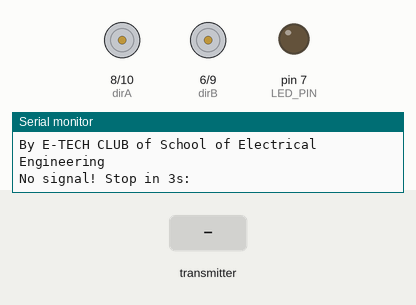
This sketch was run on a simulated Arduino Uno, built with avr-gcc and run on an emulated ATmega328P. On the bench: direction and speed pins drawn as motors (green arrow = direction pin HIGH = forward, orange = LOW = backward, longer = more drive), output pins drawn as LEDs (lit = HIGH), the last lines printed to the serial monitor. Inputs (shaded band) come from the test bench. No radio packets arrive unless stated.

Above: at 1.2 s.
1.3 s: the transmitter starts sending joystick.0 = 256
At 2.5 s:
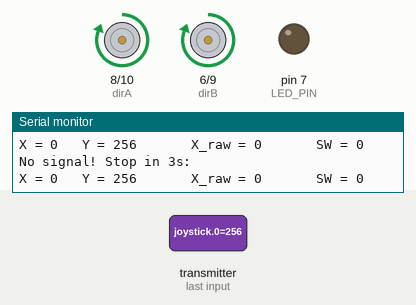
2.8 s: the transmitter starts sending joystick.1 = 256
At 4.0 s:
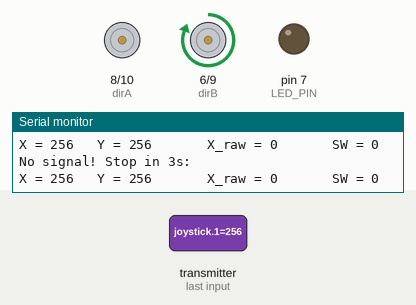
4.3 s: the transmitter starts sending joystick.3 = 1023
At 5.3 s:
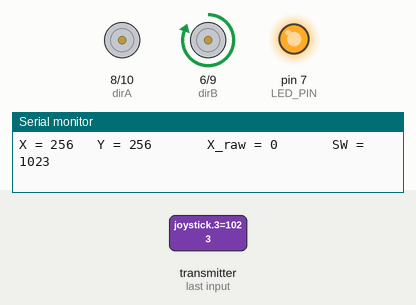
5.8 s: the transmitter starts sending joystick.0 = 0
At 7.0 s:
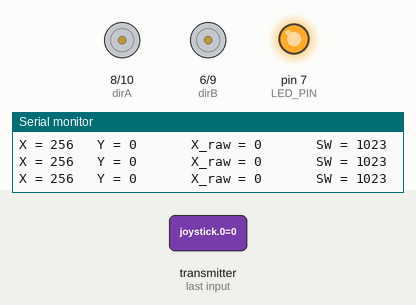
7.3 s: the transmitter starts sending joystick.2 = 256
At 8.1 s:
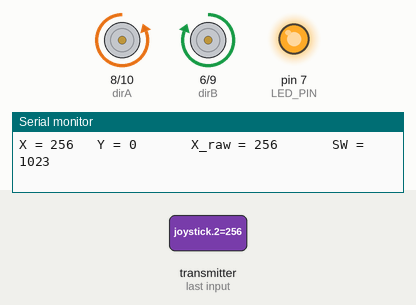
8.8 s: the transmitter starts sending joystick.3 = 0
At 9.7 s:
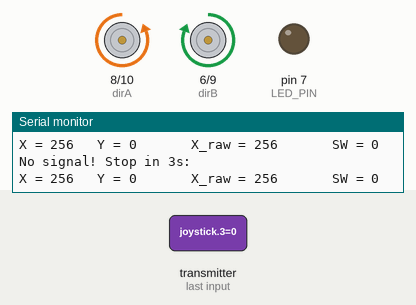
Timing chart, 0 to 11.3 s (numbered marks = the images above; inputs shaded):
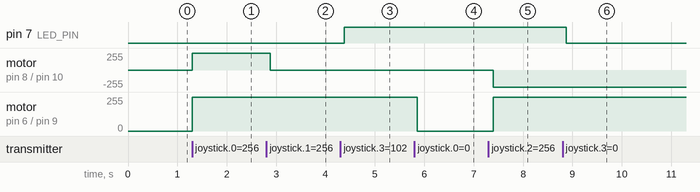

The sketch:

Remote_Control_Robot_L298P_Shield.ino
```cpp
#include <SPI.h>
#include "RF24.h"

#define TRIG_PIN A0
#define ECHO_PIN A1
#define TIME_OUT 20000
#define LED_PIN 7
RF24 myRadio (4, 5); // [CE,CS]
byte addresses[][6] = {"1Node"};

int joystick[4];
int Y;
int X,X_raw;
int SW;

unsigned long nodatatime;
unsigned long waittime = 3000;

int enA=10 ,dirA=8;
int enB=9 ,dirB=6;

int i;

//Function prototype:
void motorGo(int y,int x,int x_raw);
void RF24_Init();


void setup() {
  pinMode(enA,OUTPUT);
  pinMode(dirA,OUTPUT);
  pinMode(enB,OUTPUT);
  pinMode(dirB,OUTPUT);
  pinMode(7,OUTPUT);
  pinMode(TRIG_PIN, OUTPUT);
  pinMode(ECHO_PIN, INPUT);
  Serial.begin(9600);
  Serial.println("===================Spying Robot===================");
  Serial.println("By E-TECH CLUB of School of Electrical Engineering");
  RF24_Init();

}

void RF24_Init(){
    myRadio.begin();
  myRadio.setChannel(108);
  myRadio.setDataRate(RF24_250KBPS);
  myRadio.setPALevel(RF24_PA_MAX);
  myRadio.openReadingPipe(1, addresses[0]);
  myRadio.startListening();
}
/* ===========ORIENTATION==============
 *  y = -255:255
 *  x = -255:555
    MOTOR B                 MOTOR A
                   Y+
                   |
                   |
          X-_ _ _ _|_ _ _ _X+
                   |
                   |
                   |
                   Y-
 */

void motorGo(int y,int x,int x_raw)
{   if(y>60){
    digitalWrite(dirA,HIGH);
    digitalWrite(dirB,HIGH);
    if(x>=0){
    analogWrite(enA,y-x);
    analogWrite(enB,y);
    }
    else{
    analogWrite(enA,y);
    analogWrite(enB,y+x);
    }

}
    if(y<-60){
    digitalWrite(dirA,LOW);
    digitalWrite(dirB,LOW);
    if(x>=0){
    analogWrite(enA,-y);
    analogWrite(enB,-y-x);
    }
    else{
    analogWrite(enA,-y+x);
    analogWrite(enB,-y);
    }
}
if(y>=-60&&y<=60){
    if(x_raw>=0){
    digitalWrite(dirA,LOW);
    digitalWrite(dirB,HIGH);
    analogWrite(enA,x_raw);
    analogWrite(enB,x_raw);
}
    else{
    digitalWrite(dirA,HIGH);
    digitalWrite(dirB,LOW);
    analogWrite(enA,-x_raw);
    analogWrite(enB,-x_raw);
    }
}
}

float GetDistance()
{
  long duration, distanceCm;

  digitalWrite(TRIG_PIN, LOW);
  delayMicroseconds(2);
  digitalWrite(TRIG_PIN, HIGH);
  delayMicroseconds(10);
  digitalWrite(TRIG_PIN, LOW);

  duration = pulseIn(ECHO_PIN, HIGH, TIME_OUT);

  // convert to distance
  distanceCm = duration / 29.1 / 2;

  return distanceCm;
}

void loop()
{
if ( myRadio.available())
  {
    while (myRadio.available())
    {
      myRadio.read( &joystick, sizeof(joystick) );
    }

Y = joystick[0];
X = joystick[1];
X_raw = joystick[2];
SW = joystick[3];
  Serial.print("X = ");
  Serial.print(X);
  Serial.print("   Y = ");
  Serial.print(Y);
  Serial.print("       X_raw = ");
  Serial.print(X_raw);
  Serial.print("       SW = ");
  Serial.println(SW);
 // Serial.print("       DistanceCm = ");
 // Serial.println(GetDistance());

//  if(GetDistance()<=7&&GetDistance()>=3)
//  motorGo(0,0,0);
//  else
  motorGo(Y,X,X_raw);

  digitalWrite(LED_PIN,SW);
  }
else{
 //     if(GetDistance()<=7&&GetDistance()>=3)
 //     motorGo(0,0,0);
 //     else
      Serial.println("No signal! Stop in 3s: ");
      nodatatime = millis();
      while(myRadio.available()==false){
      if(millis() - nodatatime > waittime){
      motorGo(0,0,0);
      nodatatime=0;
      }
      }
  }
}
```

Measured:
- after the input at 1.3 s, motor on pin 8 (dirA) / pin 10 (enA), motor on pin 6 (dirB) / pin 9 (enB): stopped → forward 255/255 at once
- after the input at 2.8 s, motor on pin 8 (dirA) / pin 10 (enA): forward 255/255 → stopped after 0.08 s
- after the input at 4.3 s, pin 7 (LED_PIN): LOW → HIGH after 0.08 s
- after the input at 5.8 s, motor on pin 6 (dirB) / pin 9 (enB): forward 255/255 → stopped after 0.06 s
- after the input at 7.3 s, motor on pin 8 (dirA) / pin 10 (enA): stopped → backward 255/255 after 0.09 s; motor on pin 6 (dirB) / pin 9 (enB): stopped → forward 255/255 after 0.09 s
- after the input at 8.8 s, pin 7 (LED_PIN): HIGH → LOW after 0.07 s
